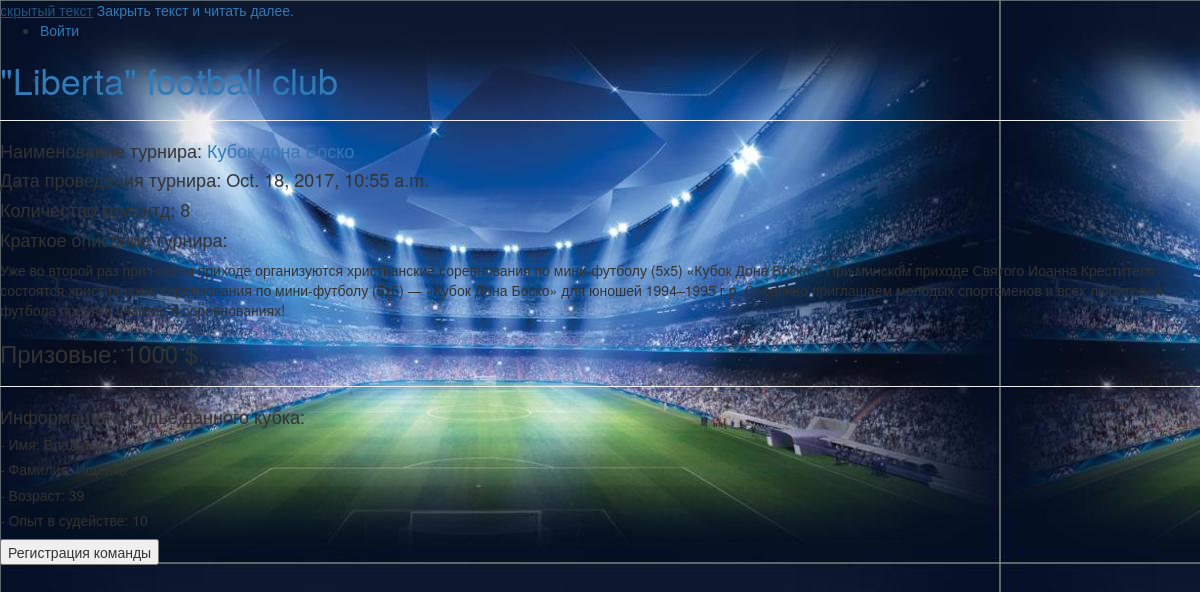
The page /tournament/1 on the database its author committed.
### football/models.py (models this page shows, shortened)
class Cup(models.Model):
    cup_name = models.CharField(max_length=200)
    cup_information = models.TextField(default="Это будет очень хороший турнир!")
    count_commands = models.IntegerField(default=8)
    prize = models.IntegerField(default=1000)
    date = models.DateTimeField(default=timezone.now() + datetime.timedelta(days = 30))
    referee = models.ForeignKey(Referee, on_delete=models.CASCADE)

class Referee(models.Model):
    first_name = models.CharField(max_length=100)
    second_name = models.CharField(max_length=100)
    age = models.IntegerField(default=25)
    experience = models.IntegerField(default=1)

### football/views.py (the view)
# urls.py: url(r'^tournament/(?P<tournament_id>[0-9]+)', views.tournament, name = "tournament"),
def tournament(request, tournament_id):
    context = {"cup" : Cup.objects.get(id=tournament_id), "referee" : Cup.objects.get(id=tournament_id).referee}
    return render_to_response("football/tournament.html", context)

### football/templates/football/tournament.html
{% extends "main.html" %}
{% block tournament %}
    <div class="tournament">
        <hr>
        <h4>Наименование турнира: <a href = {% url "football:registration"  cup.id %}>{{ cup.cup_name }}</a></h4>
        <h4>Дата проведения турнира: {{ cup.date }}</h4>
        <h4>Количество комантд: {{ cup.count_commands }}</h4>
        <h4>Краткое описание турнира:</h4>
        <p>{{ cup.cup_information }}</p>
        <h3>Призовые: {{ cup.prize }} $</h3>
        <hr>
        <h4>Информация о судье данного кубка:</h4>
        <h5>   - Имя: {{ referee.first_name }}</h5>
        <h5>   - Фамилия: {{ referee.second_name }}</h5>
        <h5>   - Возраст: {{ referee.age }}</h5>
        <h5>   - Опыт в судействе: {{ referee.experience }} </h5>
    </div>
    <form action={% url "football:registration"  cup.id%}>
        <input  class="button" type="submit" value="Регистрация команды">
    </form>
{% endblock %}

### templates/main.html (style rules this page uses)
body { background-image: url("../fone.jpg"); }

### rows shown on the page
Cup: cup_name "Кубок дона Боско", date "Oct. 18, 2017, 10:55 a.m.", count_commands "8", cup_information "Уже во второй раз при нашем приходе организуются христианские соревнования по мини-футболу (5х5) «Кубок Дона Боско»! При минском приходе Святого Иоанна Крестителя состоятся христианские соревнования по мини-футболу (5х5) — «Кубок Дона Боско» для юношей 1994–1995 г.р. Сердечно приглашаем молодых спортсменов и всех любителей футбола принять участие в соревнованиях!", prize "1000"
Referee: first_name "Владимир", second_name "Ищенко", age "39", experience "10"
